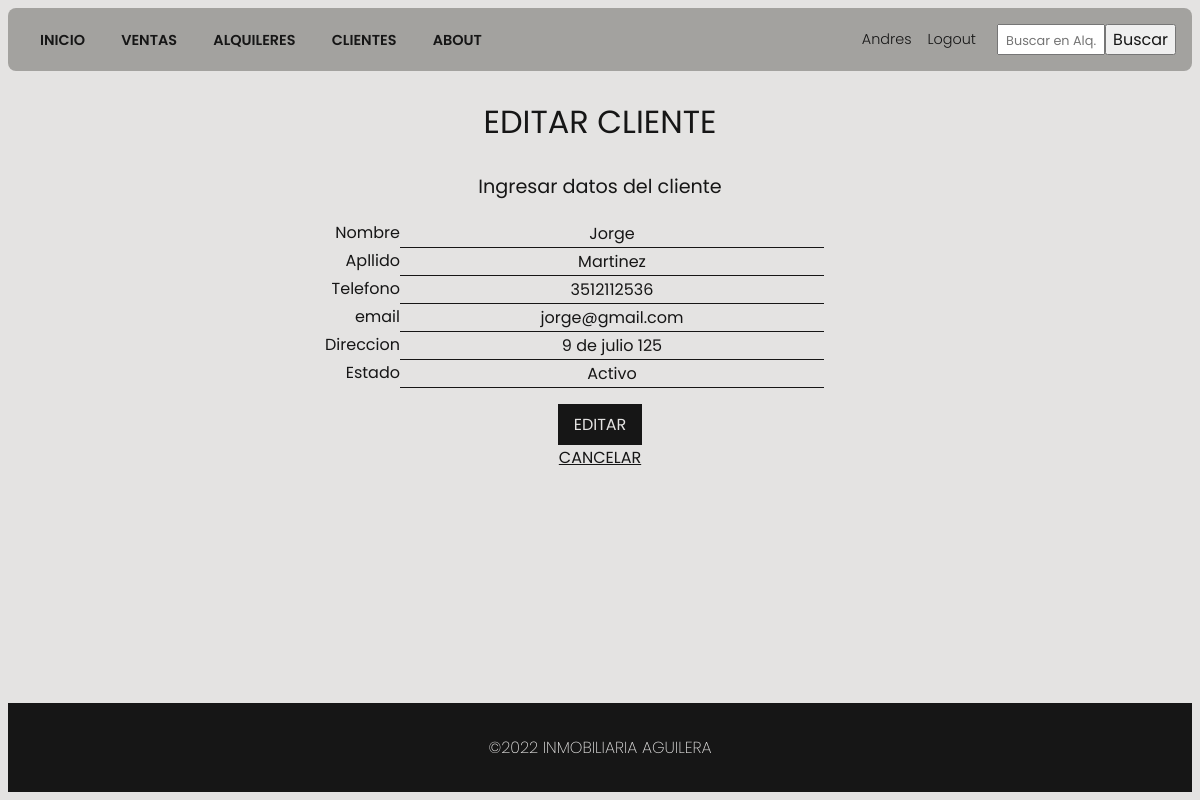
Screenshot of /clientes/edit-cliente/1 (signed in) with the database file from the repository.
### clientes/models.py (models this page shows, shortened)
class Cliente(models.Model):
    nombre = models.CharField(max_length=100)
    apellido = models.CharField(max_length=100)
    telefono = models.CharField(max_length=100)
    email = models.CharField(max_length=100)
    direccion = models.CharField(max_length=100)
    estado = models.CharField(max_length=100)

### clientes/views.py (the view, shortened to what this page needs)
# urls.py: path('edit-cliente/<int:id>', update_cliente),
def update_cliente(request, id):
    cliente = Cliente.objects.get(id = id)
    if request.method == 'GET':
      context = {
        'cliente': cliente
      }
      return render(request, 'clientes/edit_cliente.html', context)

### templates/clientes/edit_cliente.html (shortened to what this page needs)
{% extends "base.html" %}
{% block content %}
<section class="section">
  {% if request.method == "GET"%}
    <h1>EDITAR CLIENTE</h1>
    {%if request.user.is_superuser%}
      <div class="formContainer">
        <form action="" method="POST">
          <legend>Ingresar datos del cliente</legend>
          <div class="form-group">
            <label for="nombre">Nombre</label>
            <input type="text" name="nombre" id="nombre" placeholder="Nombre del cliente" value="{{cliente.nombre}}" required>
          </div>
          <div class="form-group">
            <label for="apellido">Apllido</label>
            <input type="text" name="apellido" id="apellido" placeholder="Apellido del cliente" value="{{cliente.apellido}}" required>
          </div>
          <div class="form-group">
            <label for="telefono">Telefono</label>
            <input type="text" name="telefono" id="telefono" placeholder="telefono del cliente" value="{{cliente.telefono}}" required>
          </div>
          <div class="form-group">
            <label for="email">email</label>
            <input type="text" name="email" id="email" placeholder="email del cliente" value="{{cliente.email}}" required>
          </div>
          <div class="form-group">
            <label for="direccion">Direccion</label>
            <input type="text" name="direccion" id="direccion" placeholder="direccion de la Propiedad" value="{{cliente.direccion}}" required>
          </div>
          <div class="form-group">
            <label for="estado">Estado</label>
            <input type="text" name="estado" id="estado" placeholder="estado (Activo - Inactivo)" value="{{cliente.estado}}" required>
          </div>
          </div>
          <div class="form-group">
            <button type="submit" className="addBtn">EDITAR</button>
          </div>
        <a href="/clientes/list-clientes">CANCELAR</a>
    {%else%}
      <h3>NO TIENE PERMISOS PARA EDITAR CLIENTES</h3>
    {%endif%}
  {% else %}
    <h1>Cliente Editado</h1>
    <a href="/clientes/list-clientes">Listado de Clientes</a>
  {% endif %}
</section>
{% endblock %}

### templates/base.html (shortened to what this page needs)
{% load static %}
<!DOCTYPE html>
<html lang="en">
<head>
  <link type="text/css" href="{% static 'css/styles.css'%}" rel="stylesheet"/>
</head>
<body>
  <header>
    <nav class="navbar">
      <div class="navbarLinks">
        <a href="/">INICIO</a>
        <a href="/ventas/list-ventas/">VENTAS</a>
        <a href="/alquileres/list-alquileres/">ALQUILERES</a>
        {% if request.user.is_superuser %}
          <a href="/clientes/list-clientes/">CLIENTES</a>
        {% endif %}
        <a href="/about/">ABOUT</a>
      </div>
      <div class="userNavbar" >
        {% if request.user.is_authenticated %}
          <a href="/users/profile/">{{request.user.username}}</a>
          <a href="/users/logout/">Logout</a>
        {% else %}
          <a href="/users/login/">Login</a>
          <a href="/users/signup/">Signup</a>
        {% endif %}
      </div>
    </nav>
    <form action="/alquileres/list-alquileres/" method="get">
      <input type="text" name="search" placeholder="Buscar en Alq.">
      <button type="submit">Buscar</button>
    </form>
  </header>
  {% block content %}
  {% endblock %}
  <footer>
    <p>©2022 INMOBILIARIA AGUILERA</p>
  </footer>
</body>
</html>

### static/css/styles.css (style rules this page uses)
:root { --main-color: #161616; --second-color: #6ee7b7; --third-color: #7928ca; --fourth-color: #e94f2d; --main-bg: rgb(230, 196, 168); --main-bg: rgb(228, 227, 226); --second-bg: #a3a29f; }
* { font-family: 'Poppins', sans-serif; font-size: 16px; font-weight: 400; text-align: center; color: var(--main-color); }
html { background-color: var(--main-bg); }
.section { min-height: calc(100vh - 195px); }
h1 { font-size: 2em; font-weight: 400; text-align: center; }
header { display: grid; grid-template-columns: repeat(12, 1fr); padding: 1em; background-color: var(--second-bg); border-radius: 0.5rem; }
header .navbar { grid-column: 1 / span 10; display: flex; justify-content:space-between; align-items: center; }
header form { grid-column: 11 / span 2; display: flex; justify-content: flex-end; }
header form input { font-size: 1rem; width: 100px; }
header form input::placeholder { font-size: 0.8rem; }
header a, header p { margin-inline: 1rem; text-decoration: none; font-size: 0.9rem; font-weight: 600; }
.userNavbar { font-size: 1rem; font-weight: 100; display: flex; flex-direction: row; justify-content: flex-end; align-items: center; }
header .userNavbar a { margin-inline: 0.5rem; font-weight: 300; }
.formContainer { width: 800px; margin: 0 auto; }
.formContainer legend { font-size: 1.2rem; text-align: center; margin: 1em 0; }
.formContainer .form-group { width: 100%; display: grid; grid-template-columns: repeat(12, 1fr); }
.formContainer .form-group label { grid-column: auto / span 3; text-align: right; }
.formContainer .form-group input { grid-column: auto / span 9; width: 70%; background-color: var(--main-bg); border: none; border-bottom: 1px solid var(--main-color); }
.form-group button { margin-top: 1rem; border: none; background-color:#161616; color: var(--main-bg); padding: 0.5rem 1rem; cursor: pointer !important; transition: all 0.3s ease-in-out; }
footer { background-color: #161616; color: var(--main-bg); padding: 1rem; text-align: center; }
footer p { color: var(--main-bg); font-weight: 200; }

### rows the page displays
Cliente: nombre "Jorge", apellido "Martinez", telefono "3512112536", email "jorge@gmail.com", direccion "9 de julio 125", estado "Activo"

### other values shown
{{ request.user.username }} "Andres"
